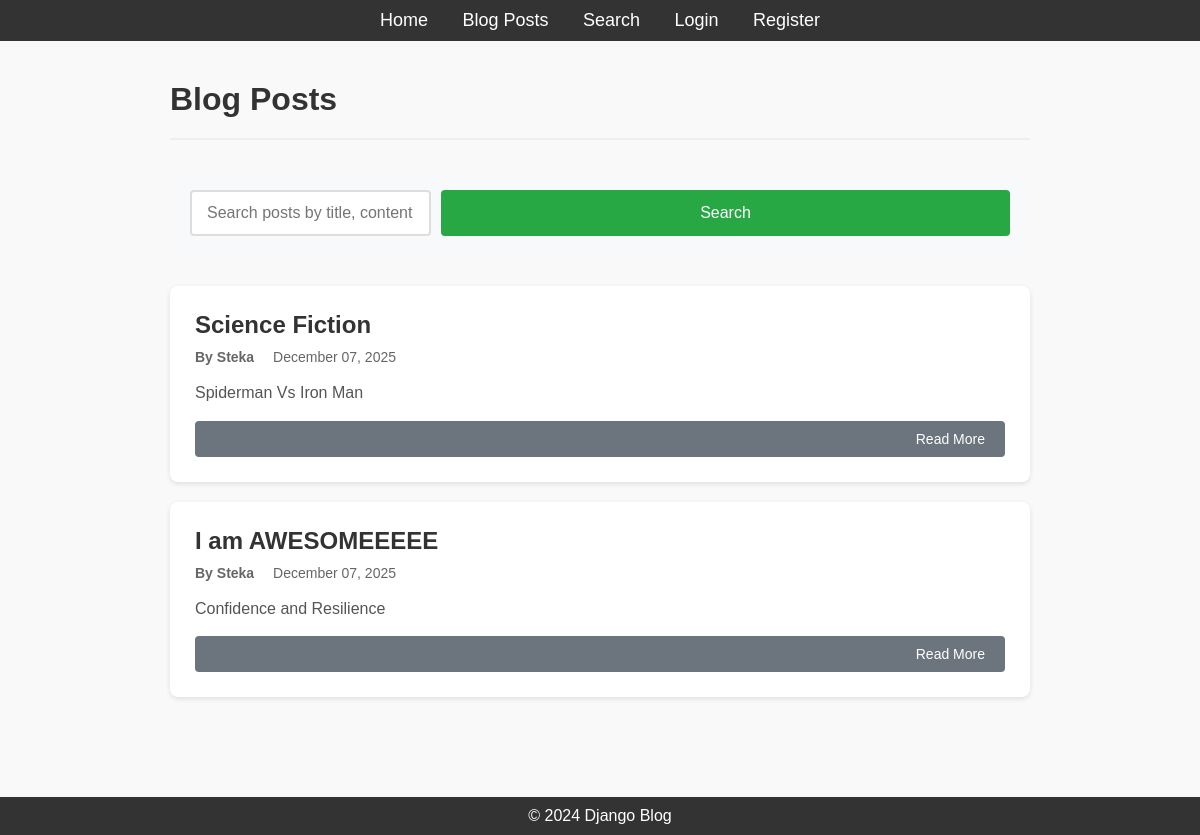
Page /post/ on the committed database.
### blog/models.py (models this page shows, shortened)
class Post(models.Model):
    title = models.CharField(max_length=200)
    content = models.TextField()
    author = models.ForeignKey(User, on_delete=models.CASCADE, related_name='posts')
    published_date = models.DateTimeField(auto_now_add=True)
    updated_date = models.DateTimeField(auto_now=True)
    class Meta:
        ordering = ['-published_date']

### blog/views.py (the view)
class PostListView(ListView):
    model = Post
    template_name = 'blog/post_list.html'
    context_object_name = 'posts'
    paginate_by = 5
    ordering = ['-published_date']
    def get_context_data(self, **kwargs):
        context = super().get_context_data(**kwargs)
        context['all_tags'] = Tag.objects.all()
        return context

### blog/templates/blog/post_list.html (shortened to what this page needs)
{% extends 'blog/base.html' %}
{% block content %}
<div class="post-list-container">
    <div class="post-list-header">
        <h1>Blog Posts</h1>
    </div>
    <div class="search-box">
        <form method="get" action="{% url 'post-search' %}" class="search-form">
            <input
                type="text"
                name="q"
                placeholder="Search posts by title, content, or tags..."
                class="search-input"
                required
            >
            <button type="submit" class="btn btn-search">Search</button>
        </form>
    </div>
    {% if posts %}
        <div class="posts">
            {% for post in posts %}
                <article class="post-item">
                    <div class="post-header">
                        <h2><a href="{% url 'post-detail' post.pk %}">{{ post.title }}</a></h2>
                        <div class="post-meta">
                            <span class="post-author">By {{ post.author.username }}</span>
                            <span class="post-date">{{ post.published_date|date:"F d, Y" }}</span>
                        </div>
                    </div>
                    <div class="post-snippet">
                        {{ post.content|truncatewords:50|linebreaks }}
                    </div>
                    <div class="post-actions">
                        <a href="{% url 'post-detail' post.pk %}" class="btn btn-secondary">Read More</a>
                    </div>
                </article>
            {% endfor %}
        </div>
    {% else %}
        <div class="no-posts">
            <p>No blog posts yet. {% if user.is_authenticated %}Be the first to create one!{% else %}Please check back later.{% endif %}</p>
        </div>
    {% endif %}
</div>
{% endblock %}

### blog/static/blog/styles.css (style rules this page uses)
* { margin: 0; padding: 0; box-sizing: border-box; }
body { font-family: Arial, sans-serif; background-color: #f9f9f9; color: #333; }
.btn { width: 100%; padding: 12px; background-color: #333; color: white; border: none; border-radius: 4px; font-size: 16px; cursor: pointer; transition: background-color 0.3s; }
.post-list-container { max-width: 900px; margin: 0 auto; padding: 20px; }
.post-list-header { display: flex; justify-content: space-between; align-items: center; margin-bottom: 30px; padding-bottom: 20px; border-bottom: 2px solid #eee; }
.post-list-header h1 { color: #333; margin: 0; }
.btn-secondary { display: inline-block; padding: 10px 20px; background-color: #6c757d; color: white; text-decoration: none; border-radius: 4px; transition: background-color 0.3s; border: none; cursor: pointer; font-size: 14px; }
.posts { margin-bottom: 30px; }
.post-item { background-color: white; padding: 25px; margin-bottom: 20px; border-radius: 8px; box-shadow: 0 2px 5px rgba(0, 0, 0, 0.1); transition: box-shadow 0.3s; }
.post-header h2 { margin: 0 0 10px 0; }
.post-header h2 a { color: #333; text-decoration: none; transition: color 0.3s; }
.post-meta { color: #666; font-size: 14px; margin-bottom: 15px; }
.post-meta span { margin-right: 15px; }
.post-author { font-weight: bold; }
.post-snippet { color: #555; line-height: 1.6; margin-bottom: 15px; }
.post-actions { text-align: right; }

### blog/templates/blog/post_list.html (style rules this page uses)
.search-box { margin: 30px 0; padding: 20px; background-color: #f8f9fa; border-radius: 8px; }
.search-form { display: flex; gap: 10px; }
.search-input { flex: 1; padding: 12px 15px; border: 2px solid #ddd; border-radius: 4px; font-size: 16px; }
.btn-search { padding: 12px 30px; background-color: #28a745; color: white; border: none; border-radius: 4px; cursor: pointer; font-size: 16px; font-weight: 500; }

### rows in the picture
Post: title "Science Fiction", author.username "Steka", published_date "December 07, 2025", content "Spiderman Vs Iron Man"
Post: title "I am AWESOMEEEEE", author.username "Steka", published_date "December 07, 2025", content "Confidence and Resilience"
